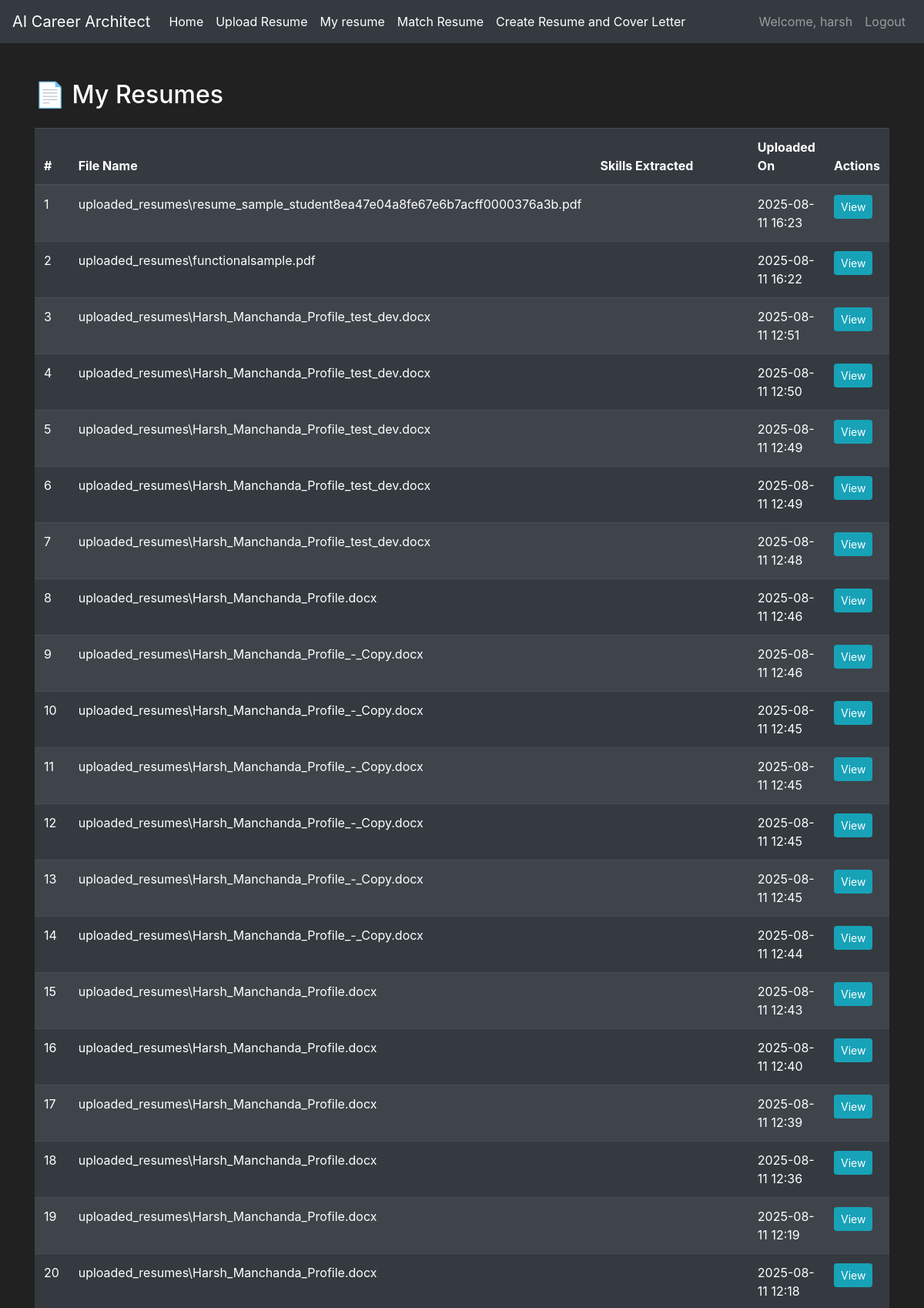
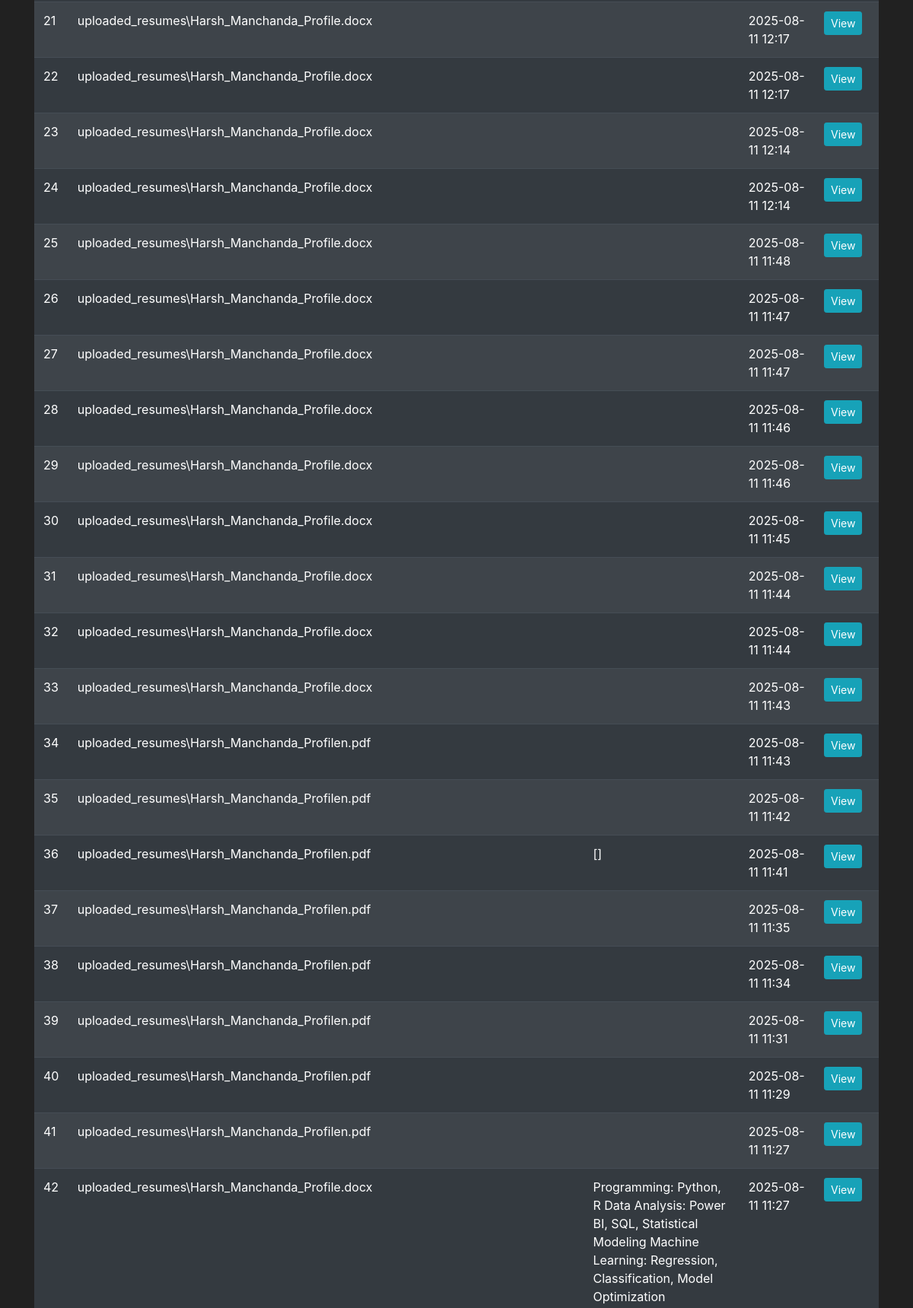
The page /my_resumes (signed in, upper part) on the database its author committed (2 pictures, top to bottom).
### models.py (models this page shows, shortened)
class User(db.Model,UserMixin):
    id = db.Column(db.Integer(), primary_key=True)
    fullname = db.Column(db.String(length=30), nullable=False)
    email_address = db.Column(db.String(length=50), nullable=False, unique=True)
    password_hash = db.Column(db.String(length=60), nullable=False)
    created_at = db.Column(db.DateTime,default=datetime.utcnow)
    is_admin = db.Column(db.Boolean, default=False)
    @property
    def password(self):
        return self.password

class UploadedResume(db.Model):
    id = db.Column(db.Integer, primary_key=True)
    user_id = db.Column(db.Integer, db.ForeignKey('user.id'), nullable=False)
    file_path = db.Column(db.String(200),nullable=False)
    parsed_text = db.Column(db.Text,nullable=False)
    skills = db.Column(db.Text,nullable=True)
    education = db.Column(db.Text,nullable=True)
    experience = db.Column(db.Text,nullable=True)
    achievements = db.Column(db.Text,nullable=True)
    upload_timestamp = db.Column(db.DateTime,default=datetime.utcnow)

### routes.py (the view)
@app.route('/my_resumes')
@login_required
def my_resumes():
    resumes = UploadedResume.query.filter_by(user_id=current_user.id).order_by(UploadedResume.id.desc()).all()
    return render_template('my_resumes.html', resumes=resumes)

### models.py (called while the page is built)
@login_manager.user_loader
def load_user(user_id):
    return User.query.get(int(user_id))

### templates/my_resumes.html (shortened to what this page needs)
{% extends 'base.html' %}
{% block content %}
<div class="container mt-5">
    <h2 class="mb-4">📄 My Resumes</h2>
    {% if resumes %}
        <table class="table table-dark table-striped text-white">
            <thead class="table-dark">
                <tr>
                    <th>#</th>
                    <th>File Name</th>
                    <th>Skills Extracted</th>
                    <th>Uploaded On</th>
                    <th>Actions</th>
                </tr>
            </thead>
            <tbody>
                {% for resume in resumes %}
                    <tr>
                        <td>{{ loop.index }}</td>
                        <td>{{ resume.file_path.split('/')[-1] }}</td>
                        <td>{{ resume.skills }}</td>
                        <td>{{ resume.upload_timestamp.strftime('%Y-%m-%d %H:%M') if resume.upload_timestamp else 'N/A' }}</td>
                        <td>
                            <a href="{{ url_for('view_resume', resume_id=resume.id) }}" class="btn btn-sm btn-info">
                                View
                            </a>
                        </td>
                    </tr>
                {% endfor %}
            </tbody>
        </table>
    {% else %}
        <p>No resumes uploaded yet. <a href="{{ url_for('upload_resume') }}">Upload one now</a>!</p>
    {% endif %}
</div>
{% endblock %}

### templates/base.html (shortened to what this page needs)
<!doctype html>
<html lang="en">
  <head>
    <link rel="stylesheet" href="https://cdn.jsdelivr.net/npm/bootstrap@4.5.3/dist/css/bootstrap.min.css">
  </head>
  <body>
    <nav class="navbar navbar-expand-md navbar-dark bg-dark">
        <a class="navbar-brand" href="#">AI Career Architect</a>
        <div class="collapse navbar-collapse" id="navbarNav">
            <ul class="navbar-nav mr-auto">
                <li class="nav-item active">
                    <a class="nav-link" href="{{ url_for('home_page') }}">Home <span class="sr-only">(current)</span></a>
                </li>
                <li class="nav-item active">
                    <a class="nav-link" href="{{ url_for('upload_resume') }}">Upload Resume <span class="sr-only">(current)</span></a>
                </li>
                <li class="nav-item active">
                    <a class="nav-link" href="{{ url_for('my_resumes') }}">My resume <span class="sr-only">(current)</span></a>
                </li>
                <li class="nav-item active">
                    <a class="nav-link" href="{{ url_for('match_resume_to_jd_route') }}">Match Resume <span class="sr-only">(current)</span></a>
                </li>
                    <li class="nav-item active">
                    <a class="nav-link" href="{{ url_for('tailor_resume') }}">Create Resume and Cover Letter <span class="sr-only">(current)</span></a>
                </li>
            </ul>
                {% if current_user.is_authenticated %}
                    <ul class="navbar-nav">
                        <li class="nav-item">
                            <a class="nav-link">Welcome, {{ current_user.fullname}}</a>
                        </li>
                        <li class="nav-item">
                            <a class="nav-link" href="{{ url_for('logout_page') }}">Logout</a>
                        </li>
                    </ul>
                {% endif %}
        </div>
    </nav>
        {% block content %}
        {% endblock %}
  </body>
</html>

### templates/base.html (style rules this page uses)
body { background-color: #212121; color:white }

### rows shown on the page
User: fullname "harsh"
UploadedResume: file_path "uploaded_resumes\\resume_sample_student8ea47e04a8fe67e6b7acff0000376a3b.pdf", upload_timestamp "2025-08-11 16:23"
UploadedResume: file_path "uploaded_resumes\\functionalsample.pdf", upload_timestamp "2025-08-11 16:22"
UploadedResume: file_path "uploaded_resumes\\Harsh_Manchanda_Profile_test_dev.docx", upload_timestamp "2025-08-11 12:51"
UploadedResume: file_path "uploaded_resumes\\Harsh_Manchanda_Profile_test_dev.docx", upload_timestamp "2025-08-11 12:50"
UploadedResume: file_path "uploaded_resumes\\Harsh_Manchanda_Profile_test_dev.docx", upload_timestamp "2025-08-11 12:49"
UploadedResume: file_path "uploaded_resumes\\Harsh_Manchanda_Profile_test_dev.docx", upload_timestamp "2025-08-11 12:49"
UploadedResume: file_path "uploaded_resumes\\Harsh_Manchanda_Profile_test_dev.docx", upload_timestamp "2025-08-11 12:48"
UploadedResume: file_path "uploaded_resumes\\Harsh_Manchanda_Profile.docx", upload_timestamp "2025-08-11 12:46"
UploadedResume: file_path "uploaded_resumes\\Harsh_Manchanda_Profile_-_Copy.docx", upload_timestamp "2025-08-11 12:46"
UploadedResume: file_path "uploaded_resumes\\Harsh_Manchanda_Profile_-_Copy.docx", upload_timestamp "2025-08-11 12:45"
UploadedResume: file_path "uploaded_resumes\\Harsh_Manchanda_Profile_-_Copy.docx", upload_timestamp "2025-08-11 12:45"
UploadedResume: file_path "uploaded_resumes\\Harsh_Manchanda_Profile_-_Copy.docx", upload_timestamp "2025-08-11 12:45"
UploadedResume: file_path "uploaded_resumes\\Harsh_Manchanda_Profile_-_Copy.docx", upload_timestamp "2025-08-11 12:45"
UploadedResume: file_path "uploaded_resumes\\Harsh_Manchanda_Profile_-_Copy.docx", upload_timestamp "2025-08-11 12:44"
UploadedResume: file_path "uploaded_resumes\\Harsh_Manchanda_Profile.docx", upload_timestamp "2025-08-11 12:43"
UploadedResume: file_path "uploaded_resumes\\Harsh_Manchanda_Profile.docx", upload_timestamp "2025-08-11 12:40"
UploadedResume: file_path "uploaded_resumes\\Harsh_Manchanda_Profile.docx", upload_timestamp "2025-08-11 12:39"
UploadedResume: file_path "uploaded_resumes\\Harsh_Manchanda_Profile.docx", upload_timestamp "2025-08-11 12:36"
UploadedResume: file_path "uploaded_resumes\\Harsh_Manchanda_Profile.docx", upload_timestamp "2025-08-11 12:19"
UploadedResume: file_path "uploaded_resumes\\Harsh_Manchanda_Profile.docx", upload_timestamp "2025-08-11 12:18"
UploadedResume: file_path "uploaded_resumes\\Harsh_Manchanda_Profile.docx", upload_timestamp "2025-08-11 12:17"
UploadedResume: file_path "uploaded_resumes\\Harsh_Manchanda_Profile.docx", upload_timestamp "2025-08-11 12:17"
UploadedResume: file_path "uploaded_resumes\\Harsh_Manchanda_Profile.docx", upload_timestamp "2025-08-11 12:14"
UploadedResume: file_path "uploaded_resumes\\Harsh_Manchanda_Profile.docx", upload_timestamp "2025-08-11 12:14"
UploadedResume: file_path "uploaded_resumes\\Harsh_Manchanda_Profile.docx", upload_timestamp "2025-08-11 11:48"
UploadedResume: file_path "uploaded_resumes\\Harsh_Manchanda_Profile.docx", upload_timestamp "2025-08-11 11:47"
UploadedResume: file_path "uploaded_resumes\\Harsh_Manchanda_Profile.docx", upload_timestamp "2025-08-11 11:47"
UploadedResume: file_path "uploaded_resumes\\Harsh_Manchanda_Profile.docx", upload_timestamp "2025-08-11 11:46"
UploadedResume: file_path "uploaded_resumes\\Harsh_Manchanda_Profile.docx", upload_timestamp "2025-08-11 11:46"
UploadedResume: file_path "uploaded_resumes\\Harsh_Manchanda_Profile.docx", upload_timestamp "2025-08-11 11:45"
UploadedResume: file_path "uploaded_resumes\\Harsh_Manchanda_Profile.docx", upload_timestamp "2025-08-11 11:44"
UploadedResume: file_path "uploaded_resumes\\Harsh_Manchanda_Profile.docx", upload_timestamp "2025-08-11 11:44"
UploadedResume: file_path "uploaded_resumes\\Harsh_Manchanda_Profile.docx", upload_timestamp "2025-08-11 11:43"
UploadedResume: file_path "uploaded_resumes\\Harsh_Manchanda_Profilen.pdf", upload_timestamp "2025-08-11 11:43"
UploadedResume: file_path "uploaded_resumes\\Harsh_Manchanda_Profilen.pdf", upload_timestamp "2025-08-11 11:42"
UploadedResume: file_path "uploaded_resumes\\Harsh_Manchanda_Profilen.pdf", skills "[]", upload_timestamp "2025-08-11 11:41"
UploadedResume: file_path "uploaded_resumes\\Harsh_Manchanda_Profilen.pdf", upload_timestamp "2025-08-11 11:35"
UploadedResume: file_path "uploaded_resumes\\Harsh_Manchanda_Profilen.pdf", upload_timestamp "2025-08-11 11:34"
UploadedResume: file_path "uploaded_resumes\\Harsh_Manchanda_Profilen.pdf", upload_timestamp "2025-08-11 11:31"
UploadedResume: file_path "uploaded_resumes\\Harsh_Manchanda_Profilen.pdf", upload_timestamp "2025-08-11 11:29"
UploadedResume: file_path "uploaded_resumes\\Harsh_Manchanda_Profilen.pdf", upload_timestamp "2025-08-11 11:27"
UploadedResume: file_path "uploaded_resumes\\Harsh_Manchanda_Profile.docx", skills "Programming: Python, R Data Analysis: Power BI, SQL, Statistical Modeling Machine Learning: Regression, Classification, Model Optimization", upload_timestamp "2025-08-11 11:27"
